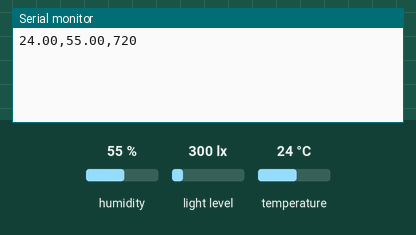
The sketch below on a simulated Arduino Uno, built with avr-gcc and run on an emulated ATmega328P. On the bench: the last lines printed to the serial monitor. Wiring (inferred from the names in the program): BH1750 light sensor at I2C address 0x23. The test bench sets the inputs (shaded band); at power-on: humidity 55 %, light level 300 lx, temperature 24 °C.

Above: at 1.4 s.
1.5 s: humidity set to 22 %
At 2.6 s:
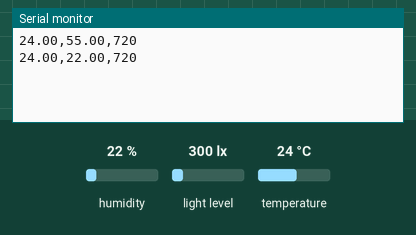
4.2 s: light level set to 40 lx
At 5.6 s:
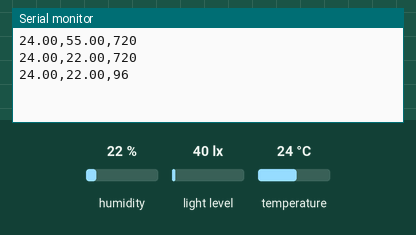
6.9 s: temperature set to 12 °C
At 9.1 s:
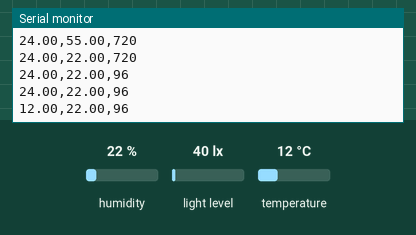
9.6 s: light level set to 500 lx
At 10.9 s:
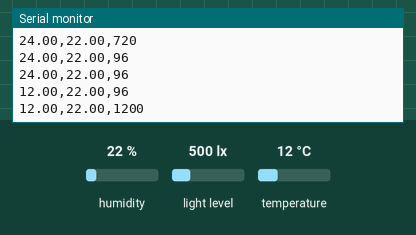
12.3 s: humidity set to 40 %
At 12.7 s:
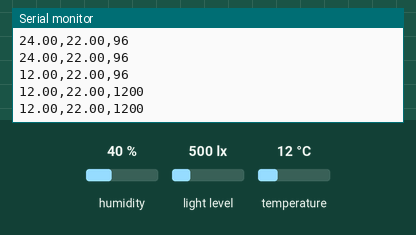
Timing chart, 0 to 15.3 s (numbered marks = the images above; inputs shaded):
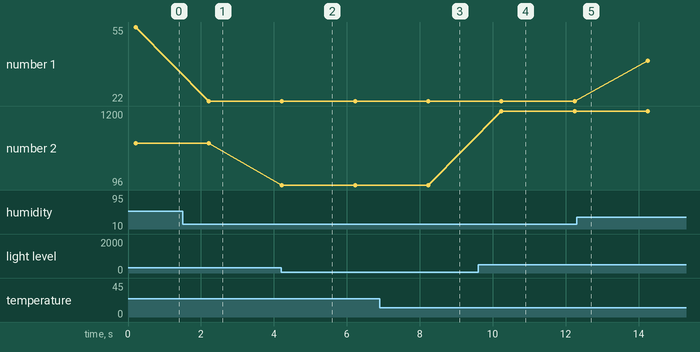

The sketch:

board1.ino
```cpp
#include <DHT.h>
#include <Wire.h>

#define DHTPIN 2       // DHT22 data pin
#define DHTTYPE DHT22  // DHT 22 (AM2302)
#define LDR_ADDR 0x23  // Default I2C address of the BH1750 sensor

DHT dht(DHTPIN, DHTTYPE);

void setup() {
  Serial.begin(9600);
  dht.begin();
  Wire.begin();  // Start I2C communication

  // Initialize the BH1750 sensor
  Wire.beginTransmission(LDR_ADDR);
  Wire.write(0x01);
  Wire.endTransmission();
  delay(200);
}

void loop() {
  float temp = dht.readTemperature();
  float humidity = dht.readHumidity();

  if (isnan(temp) || isnan(humidity)) {
    Serial.println("Failed to read from DHT sensor!");
    return;
  }

  // Read the LDR sensor value via I2C
  uint16_t ldrValue = readLDR();

  // Send temperature, humidity, and LDR value to Board 2
  Serial.print(temp);
  Serial.print(",");
  Serial.print(humidity);
  Serial.print(",");
  Serial.println(ldrValue);

  delay(2000);
}

// Function to read LDR sensor (BH1750) value via I2C
uint16_t readLDR() {
  Wire.beginTransmission(LDR_ADDR);  // Start communication with BH1750 sensor
  Wire.write(0x11);
  Wire.endTransmission();

  Wire.requestFrom(LDR_ADDR, 2);  // Request 2 bytes of data from the BH1750 sensor

  if (Wire.available() == 2) {
    uint16_t value = Wire.read() << 8 | Wire.read();
    return value;
  } else {
    return 0;  // if no data was read
  }
}
```

Measured:
- after the input at 1.5 s, the serial monitor: prints a new line after 0.71 s (image 1)
- after the input at 4.2 s, the serial monitor: prints a new line at once (image 2)
- after the input at 6.9 s, the serial monitor: prints a new line after 1.3 s (image 3)
- after the input at 9.6 s, the serial monitor: prints a new line after 0.64 s (image 4)
- plotted number 1: 55 → 22 after the input at 1.5 s, 22 → 40 after the input at 12.3 s
- plotted number 2: 720 → 96 after the input at 4.2 s, 96 → 1200 after the input at 9.6 s
